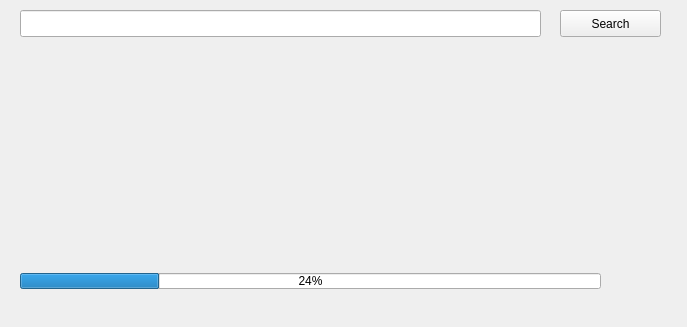
<?xml version="1.0" encoding="UTF-8"?>
<ui version="4.0">
 <class>MainWindow</class>
 <widget class="QMainWindow" name="MainWindow">
  <property name="geometry">
   <rect>
    <x>0</x>
    <y>0</y>
    <width>687</width>
    <height>327</height>
   </rect>
  </property>
  <property name="windowTitle">
   <string>Any MP3 Downloader</string>
  </property>
  <widget class="QWidget" name="centralWidget">
   <widget class="QPushButton" name="findButton">
    <property name="geometry">
     <rect>
      <x>560</x>
      <y>10</y>
      <width>101</width>
      <height>27</height>
     </rect>
    </property>
    <property name="text">
     <string>Search</string>
    </property>
   </widget>
   <widget class="QProgressBar" name="progressBar">
    <property name="geometry">
     <rect>
      <x>20</x>
      <y>273</y>
      <width>581</width>
      <height>16</height>
     </rect>
    </property>
    <property name="value">
     <number>24</number>
    </property>
   </widget>
   <widget class="QLineEdit" name="lineEdit">
    <property name="geometry">
     <rect>
      <x>20</x>
      <y>10</y>
      <width>521</width>
      <height>27</height>
     </rect>
    </property>
   </widget>
  </widget>
  <widget class="QMenuBar" name="menuBar">
   <property name="geometry">
    <rect>
     <x>0</x>
     <y>0</y>
     <width>687</width>
     <height>25</height>
    </rect>
   </property>
  </widget>
 </widget>
 <layoutdefault spacing="6" margin="11"/>
 <resources/>
 <connections/>
</ui>
